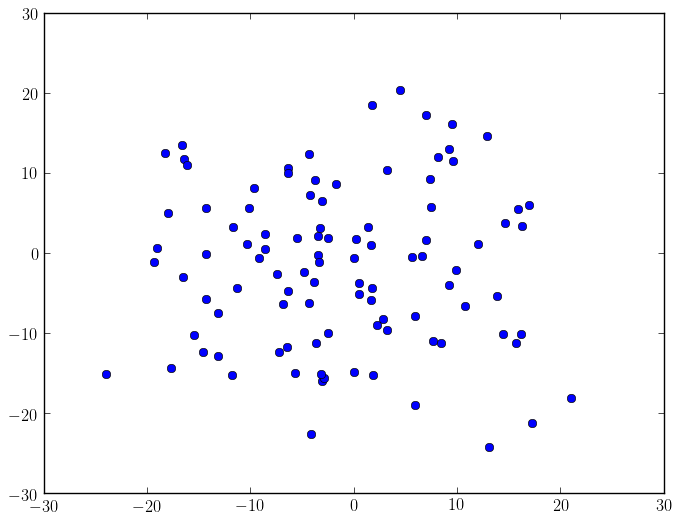

The script that saved this image:
#!/usr/bin/env python

import numpy as np
import matplotlib
import matplotlib.pyplot as plt

matplotlib.rc('font', family='serif')
matplotlib.rc('font', serif='Computer Modern Roman')
matplotlib.rc('text', usetex=True)
matplotlib.rc('ps', usedistiller='xpdf')

fig = plt.figure()
ax = fig.add_subplot(111)
ax.plot(10*np.random.randn(100), 10*np.random.randn(100), 'o')

plt.savefig('testPlot.png', bbox_inches='tight')
plt.show()
